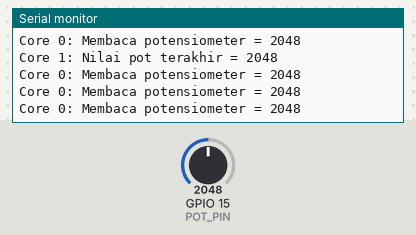
The sketch below on a simulated ESP32. Shown: the last lines printed to the serial monitor. The inputs (shaded band) are chosen by the test bench; at power-on: GPIO 15 (POT_PIN) = 2048.

Above: at 2.2 s.
2.3 s: GPIO 15 (POT_PIN) set to 2866
At 3.11 s:
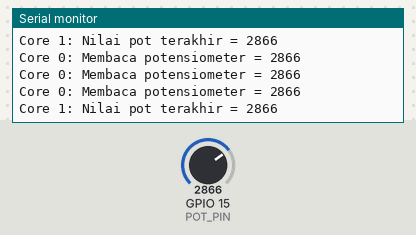
3.8 s: GPIO 15 (POT_PIN) set to 3603
At 3.82 s:
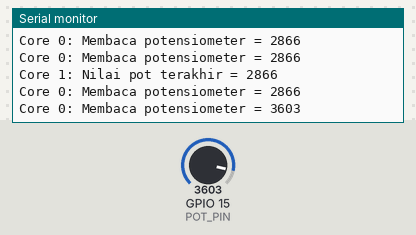
Timing chart, 0 to 6.8 s (numbered marks = the images above; inputs shaded):
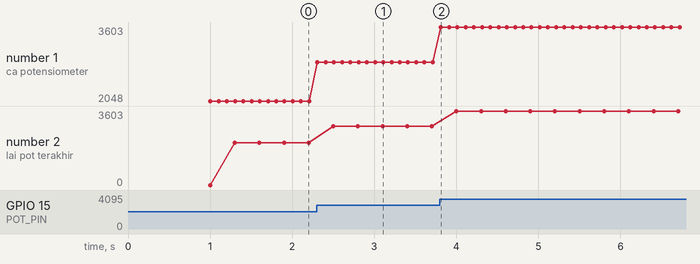

Measured:
- after the input at 2.3 s, the serial monitor: prints a new line at once (image 1)
- after the input at 3.8 s, the serial monitor: prints a new line at once (image 2)
- plotted number 1: 2048 → 2866 after the input at 2.3 s, 2866 → 3603 after the input at 3.8 s
- plotted number 2: 2048 → 2866 after the input at 2.3 s, 2866 → 3603 after the input at 3.8 s

The sketch:

Potensiometer_test.ino
```cpp
#include <Arduino.h>

#define POT_PIN 15  // sesuai wiring

TaskHandle_t TaskCore0;
TaskHandle_t TaskCore1;

volatile int potValue = 0;  // variabel global berbagi antar-core

// ================= TASK CORE 0: Baca Potensiometer =================
void taskCore0(void *pvParameters) {
  for (;;) {
    int val = analogRead(POT_PIN);  // baca nilai analog 0–4095
    potValue = val;                 // simpan ke variabel global

    // Tambahkan log untuk Core 0
    Serial.print("Core 0: Membaca potensiometer = ");
    Serial.println(val);

    vTaskDelay(100 / portTICK_PERIOD_MS);  // sampling tiap 100 ms
  }
}

// ================= TASK CORE 1: Tampilkan ke Serial =================
void taskCore1(void *pvParameters) {
  for (;;) {
    Serial.print("Core 1: Nilai pot terakhir = ");
    Serial.println(potValue);

    vTaskDelay(300 / portTICK_PERIOD_MS);  // tampilkan tiap 300 ms
  }
}

// ================= SETUP =================
void setup() {
  Serial.begin(115200);
  delay(1000);
  Serial.println("=== Program Dual-Core Potensiometer ===");

  pinMode(POT_PIN, INPUT);

  // Task pembaca (Core 0)
  xTaskCreatePinnedToCore(
    taskCore0,
    "TaskCore0",
    2048,
    NULL,
    1,
    &TaskCore0,
    0  // Core 0
  );

  // Task penampil (Core 1)
  xTaskCreatePinnedToCore(
    taskCore1,
    "TaskCore1",
    2048,
    NULL,
    1,
    &TaskCore1,
    1  // Core 1
  );
}

void loop() {
  // Kosong, semua kerja di task FreeRTOS
}
```
